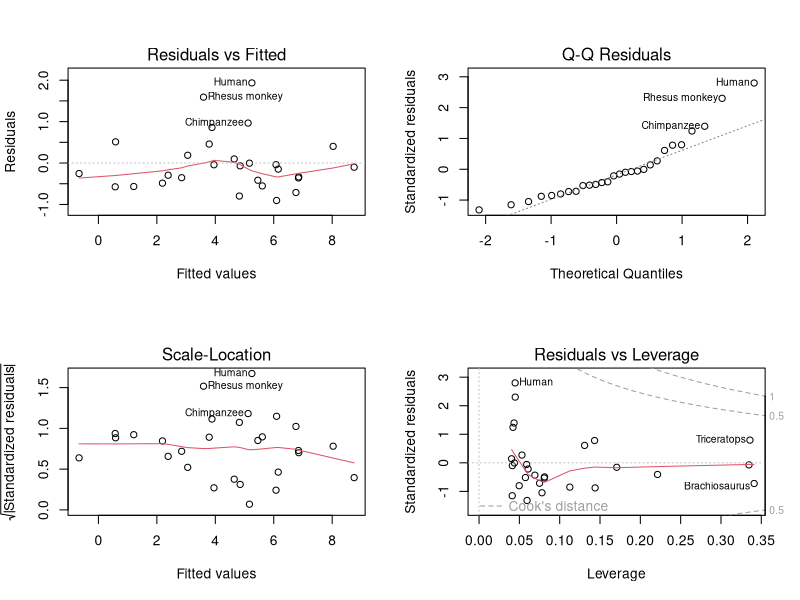
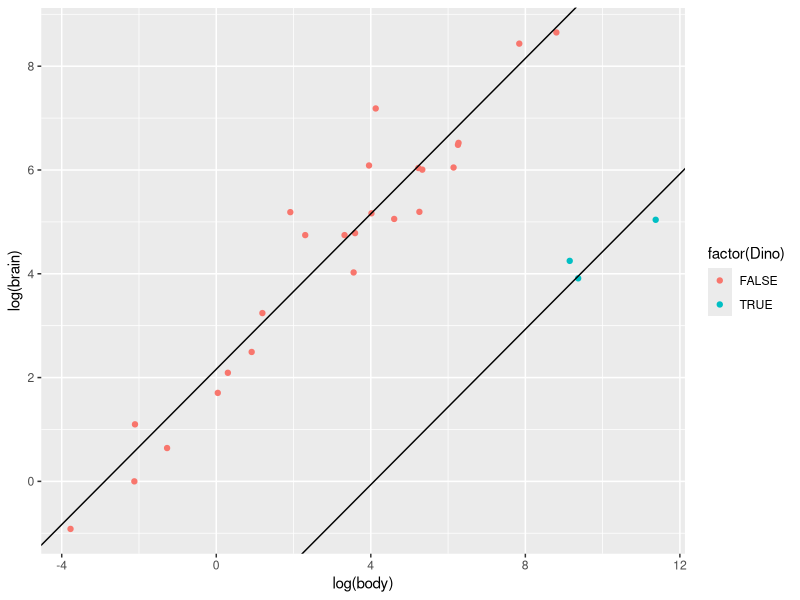
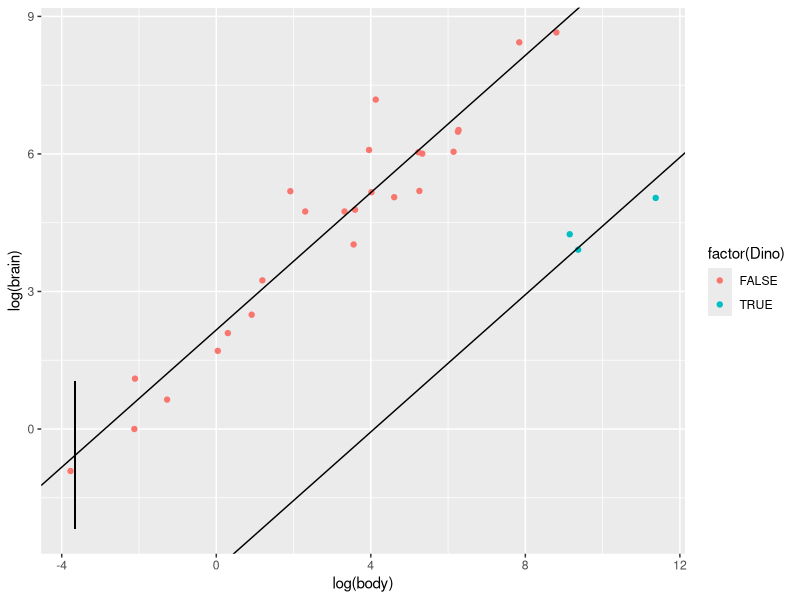

Recreate these plots in R, in order.
## ---- chunk 1
knitr::opts_chunk$set(echo = FALSE)
suppressMessages(library(dplyr))
#suppressMessages(library(magrittr))
library(knitr)
library(MASS)
data(Animals)
Animals = 
  Animals %>%
    mutate(name = row.names(Animals)) %>%
    mutate(Dino.T = (name ==  "Triceratops")) %>%
    mutate(Dino.D = (name == "Dipliodocus")) %>%
    mutate(Dino.B = (name == "Brachiosaurus")) %>%
    mutate(Dino = (name %in% 
                   c("Triceratops",
                     "Brachiosaurus", 
                     "Dipliodocus")))
brain1.lm = lm(log(brain) ~ log(body),data=Animals) #0
brain2.lm = lm(log(brain) ~ log(body) + Dino,data=Animals) #1
brain3.lm = lm(log(brain) ~ log(body)*Dino, data=Animals) #2
brain4.lm = lm(log(brain) ~ log(body) + 
              Dino.T + Dino.B + Dino.D, data=Animals)  #3

## ---- chunk 2
par(mfrow=c(2,2))
plot(brain2.lm)
## ---- chunk 3
library(xtable)
print(xtable(coefficients(summary(brain2.lm))), comment=FALSE)
## ---- chunk 4
kable(confint(brain2.lm))


## ---- chunk 5
CI = confint(brain2.lm)[2, , drop=F]
rownames(CI) = "body"
kable(100*(1.1^CI -1))
## ---- chunk 6
library(ggplot2)
beta= coef(brain2.lm)
gp = ggplot(Animals, aes(y=log(brain), x=log(body))) + 
     geom_point(aes(colour=factor(Dino))) +
     geom_abline(aes(intercept=beta[1], slope=beta[2])) +
     geom_abline(aes(intercept=(beta[1]+beta[3]), 
                     slope=beta[2]))
## ---- chunk 7
print(gp)
## ---- chunk 8
newdata = data.frame(body=.0259, Dino=FALSE)
pred = predict(brain2.lm, newdata=newdata, se=T, interval="predict")

gp = gp + geom_segment(aes(y=pred$fit[2], yend=pred$fit[3],
                           x=log(.0259), xend=log(.0259)))
print(gp)
## ---- chunk 9
newdata = data.frame(body=.0259, Dino=FALSE)
fit = predict(brain2.lm, newdata=newdata,
              interval="confidence", se=T)
## ---- chunk 10
pred = predict(brain2.lm, newdata=newdata, 
               interval="predict", se=T)
## ---- chunk 11
exp(fit$fit)
## ---- chunk 12
exp(pred$fit)
